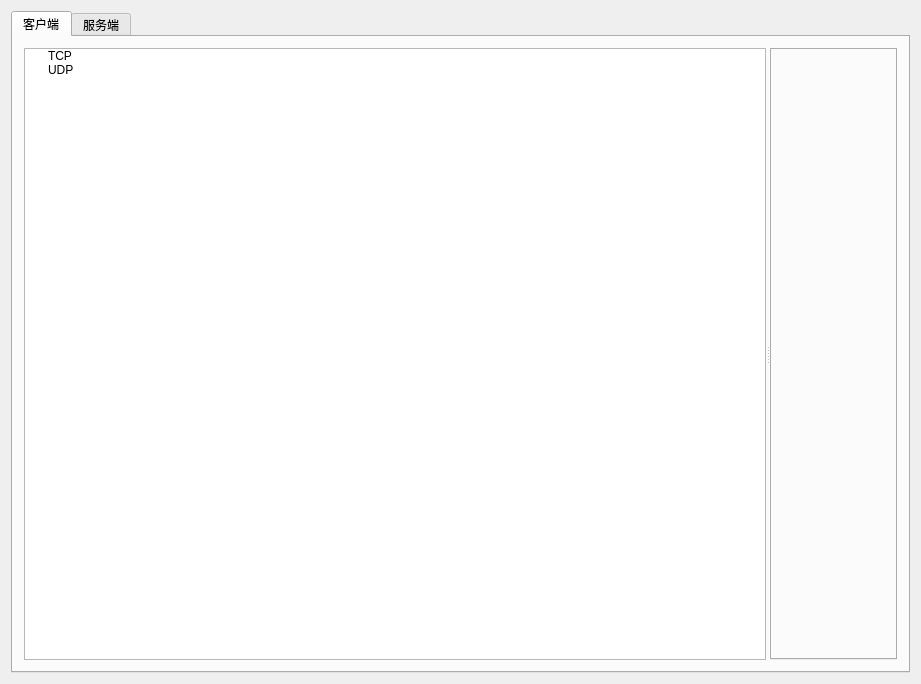
<?xml version="1.0" encoding="UTF-8"?>
<ui version="4.0">
 <class>TUGClass</class>
 <widget class="QMainWindow" name="TUGClass">
  <property name="geometry">
   <rect>
    <x>0</x>
    <y>0</y>
    <width>921</width>
    <height>684</height>
   </rect>
  </property>
  <property name="windowTitle">
   <string>NetDbg</string>
  </property>
  <widget class="QWidget" name="centralWidget">
   <layout class="QVBoxLayout" name="verticalLayout_2">
    <item>
     <widget class="QTabWidget" name="tabWidget">
      <property name="currentIndex">
       <number>0</number>
      </property>
      <widget class="QWidget" name="tab_client">
       <attribute name="title">
        <string>客户端</string>
       </attribute>
       <layout class="QVBoxLayout" name="verticalLayout">
        <item>
         <widget class="QSplitter" name="splitter_client">
          <property name="orientation">
           <enum>Qt::Horizontal</enum>
          </property>
          <widget class="QTreeWidget" name="treeWidget_client">
           <property name="contextMenuPolicy">
            <enum>Qt::CustomContextMenu</enum>
           </property>
           <attribute name="headerVisible">
            <bool>false</bool>
           </attribute>
           <column>
            <property name="text">
             <string>1</string>
            </property>
           </column>
           <item>
            <property name="text">
             <string>TCP</string>
            </property>
           </item>
           <item>
            <property name="text">
             <string>UDP</string>
            </property>
           </item>
          </widget>
          <widget class="QTabWidget" name="tabWidget_client">
           <property name="currentIndex">
            <number>-1</number>
           </property>
          </widget>
         </widget>
        </item>
       </layout>
      </widget>
      <widget class="QWidget" name="tab_server">
       <attribute name="title">
        <string>服务端</string>
       </attribute>
       <layout class="QVBoxLayout" name="verticalLayout_3">
        <item>
         <widget class="QSplitter" name="splitter_server">
          <property name="orientation">
           <enum>Qt::Horizontal</enum>
          </property>
          <widget class="QTreeWidget" name="treeWidget_server">
           <property name="contextMenuPolicy">
            <enum>Qt::CustomContextMenu</enum>
           </property>
           <property name="editTriggers">
            <set>QAbstractItemView::NoEditTriggers</set>
           </property>
           <attribute name="headerVisible">
            <bool>false</bool>
           </attribute>
           <column>
            <property name="text">
             <string>1</string>
            </property>
           </column>
           <item>
            <property name="text">
             <string>TCP</string>
            </property>
           </item>
           <item>
            <property name="text">
             <string>UDP</string>
            </property>
           </item>
          </widget>
          <widget class="QTabWidget" name="tabWidget_server"/>
         </widget>
        </item>
       </layout>
      </widget>
     </widget>
    </item>
   </layout>
  </widget>
  <widget class="QMenuBar" name="menuBar">
   <property name="geometry">
    <rect>
     <x>0</x>
     <y>0</y>
     <width>921</width>
     <height>23</height>
    </rect>
   </property>
  </widget>
 </widget>
 <layoutdefault spacing="6" margin="11"/>
 <resources/>
 <connections/>
</ui>
